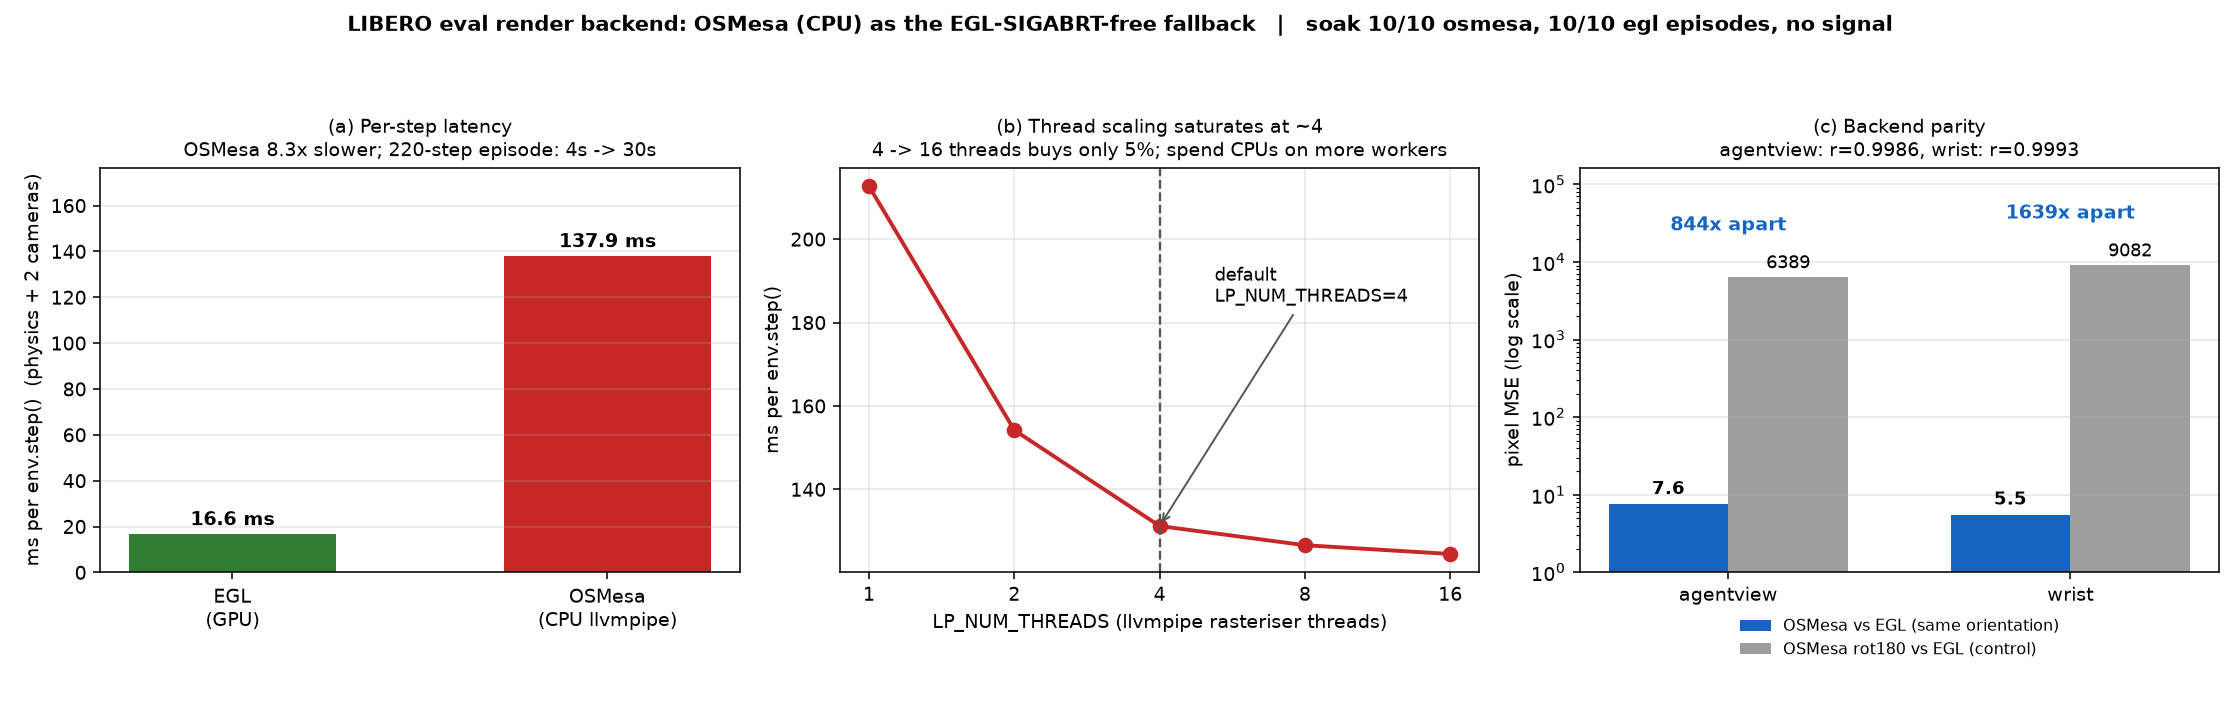

This chart was generated by the following Python code:
#!/usr/bin/env python3
"""Figure for eval3_optim3.md section 12: OSMesa vs EGL render backend.

Reads the acceptance JSON produced by the O4/O5 gates and plots three panels:

  (a) per-step latency, the quantity that sets episode wall-clock
  (b) llvmpipe thread scaling, justifying the 4-threads-per-process default
  (c) backend parity vs the 180-degree control, on a log scale

Inputs (same directory):
    osmesa_parity.json   evaluation/LIBERO2/test_backend_parity.py --json_out
    osmesa_soak.json     evaluation/LIBERO2/test_osmesa_soak.py --json_out
    egl_soak.json        ditto, --render_backend egl

Output:
    eval3_optim3_osmesa.png

Usage:
    python b/d/libplus/asset/eval3_optim3_osmesa.py
"""
from __future__ import annotations

import json
from pathlib import Path

import matplotlib

matplotlib.use("Agg")
import matplotlib.pyplot as plt  # noqa: E402

HERE = Path(__file__).resolve().parent
OUT = HERE / "eval3_optim3_osmesa.png"

EGL_COLOR = "#2E7D32"
OSMESA_COLOR = "#C62828"

# Measured with evaluation/LIBERO2/test_backend_parity.py, LP_NUM_THREADS swept
# by hand on the 64-CPU-quota container (2026-09-16). ms per env.step().
THREAD_SCALING = {1: 212.7, 2: 154.2, 4: 131.2, 8: 126.6, 16: 124.5}
DEFAULT_THREADS = 4
EPISODE_STEPS = 220  # libero_spatial max_steps


def load(name: str) -> dict:
    return json.loads((HERE / name).read_text())


def panel_latency(ax, parity: dict) -> None:
    egl_ms = parity["backends"]["egl"]["meta"]["seconds_per_step"] * 1000
    osm_ms = parity["backends"]["osmesa"]["meta"]["seconds_per_step"] * 1000
    bars = ax.bar(
        ["EGL\n(GPU)", "OSMesa\n(CPU llvmpipe)"],
        [egl_ms, osm_ms],
        color=[EGL_COLOR, OSMESA_COLOR],
        width=0.55,
    )
    for bar, val in zip(bars, [egl_ms, osm_ms]):
        ax.text(
            bar.get_x() + bar.get_width() / 2,
            val + 4,
            f"{val:.1f} ms",
            ha="center",
            fontweight="bold",
        )
    ax.set_ylabel("ms per env.step()  (physics + 2 cameras)")
    ax.set_ylim(0, osm_ms * 1.28)
    ax.set_title(
        f"(a) Per-step latency\nOSMesa {osm_ms / egl_ms:.1f}x slower; "
        f"{EPISODE_STEPS}-step episode: {egl_ms * EPISODE_STEPS / 1000:.0f}s -> "
        f"{osm_ms * EPISODE_STEPS / 1000:.0f}s",
        fontsize=10,
    )
    ax.grid(axis="y", alpha=0.3)


def panel_threads(ax) -> None:
    threads = sorted(THREAD_SCALING)
    values = [THREAD_SCALING[t] for t in threads]
    ax.plot(threads, values, "o-", color=OSMESA_COLOR, linewidth=2, markersize=7)
    ax.axvline(DEFAULT_THREADS, color="#555", linestyle="--", linewidth=1.2)
    ax.annotate(
        f"default\nLP_NUM_THREADS={DEFAULT_THREADS}",
        xy=(DEFAULT_THREADS, THREAD_SCALING[DEFAULT_THREADS]),
        xytext=(5.2, 185),
        fontsize=9,
        arrowprops=dict(arrowstyle="->", color="#555"),
    )
    gain = 100 * (1 - THREAD_SCALING[16] / THREAD_SCALING[DEFAULT_THREADS])
    ax.set_xscale("log", base=2)
    ax.set_xticks(threads)
    ax.set_xticklabels([str(t) for t in threads])
    ax.set_xlabel("LP_NUM_THREADS (llvmpipe rasteriser threads)")
    ax.set_ylabel("ms per env.step()")
    ax.set_title(
        f"(b) Thread scaling saturates at ~4\n4 -> 16 threads buys only {gain:.0f}%; "
        "spend CPUs on more workers",
        fontsize=10,
    )
    ax.grid(alpha=0.3)


def panel_parity(ax, parity: dict) -> None:
    cams = ["agentview", "wrist"]
    same = [parity["cameras"][c]["parity_mse"] for c in cams]
    rot = [parity["cameras"][c]["parity_mse_rot180"] for c in cams]
    x = range(len(cams))
    w = 0.35
    ax.bar([i - w / 2 for i in x], same, w, label="OSMesa vs EGL (same orientation)",
           color="#1565C0")
    ax.bar([i + w / 2 for i in x], rot, w, label="OSMesa rot180 vs EGL (control)",
           color="#9E9E9E")
    for i, (s, r) in enumerate(zip(same, rot)):
        ax.text(i - w / 2, s * 1.35, f"{s:.1f}", ha="center", fontsize=9, fontweight="bold")
        ax.text(i + w / 2, r * 1.3, f"{r:.0f}", ha="center", fontsize=9)
        ax.text(i, r * 4.0, f"{r / s:.0f}x apart", ha="center", fontsize=10, color="#1565C0",
                fontweight="bold")
    ax.set_yscale("log")
    ax.set_xticks(list(x))
    ax.set_xticklabels(cams)
    ax.set_ylabel("pixel MSE (log scale)")
    ax.set_ylim(1, max(rot) * 18)
    ax.legend(fontsize=8, loc="upper center", bbox_to_anchor=(0.5, -0.08), frameon=False)
    r_vals = ", ".join(f"{c}: r={parity['cameras'][c]['parity_r']:.4f}" for c in cams)
    ax.set_title(f"(c) Backend parity\n{r_vals}", fontsize=10)
    ax.grid(axis="y", alpha=0.3)


def main() -> None:
    parity = load("osmesa_parity.json")
    osm_soak = load("osmesa_soak.json")
    egl_soak = load("egl_soak.json")

    fig, axes = plt.subplots(1, 3, figsize=(16, 5.2))
    panel_latency(axes[0], parity)
    panel_threads(axes[1])
    panel_parity(axes[2], parity)

    fig.suptitle(
        "LIBERO eval render backend: OSMesa (CPU) as the EGL-SIGABRT-free fallback   |   "
        f"soak {osm_soak['completed_episodes']}/{osm_soak['requested_episodes']} osmesa, "
        f"{egl_soak['completed_episodes']}/{egl_soak['requested_episodes']} egl episodes, "
        "no signal",
        fontsize=11,
        fontweight="bold",
    )
    fig.tight_layout(rect=(0, 0.04, 1, 0.93))
    fig.savefig(OUT, dpi=140)
    print("wrote", OUT)


if __name__ == "__main__":
    main()
